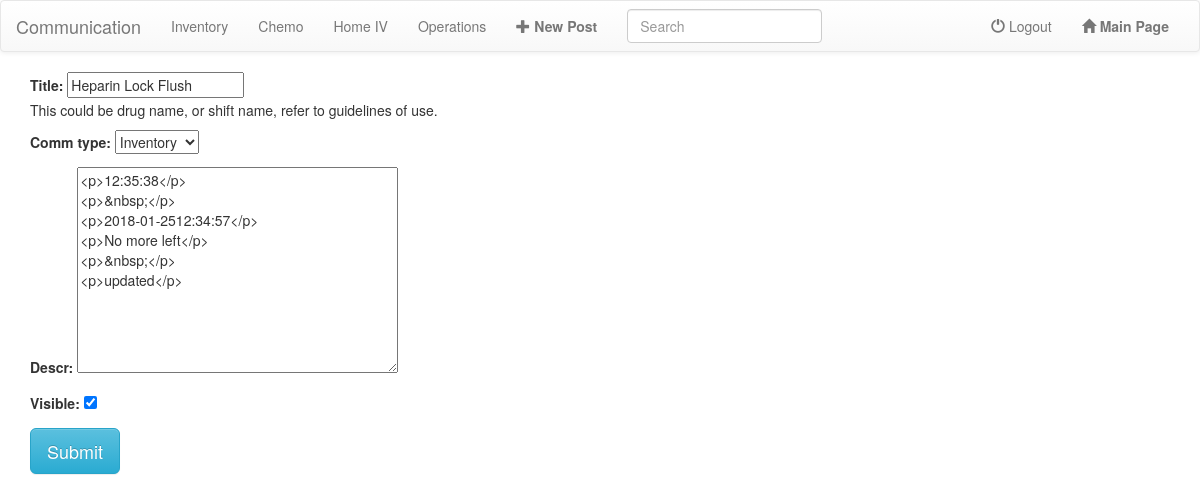
Page /staffcom/detail/23/update (signed in) on the committed database.
### staffcom/models.py (models this page shows, shortened)
class Comm_Item(models.Model):
	comm_types = [('Inventory','Inventory'),('Chemo','Chemo'),('Operation', 'Operation'), ('HomeIV','HOMEIV'),]
	title = models.CharField(max_length = 200, unique = True, help_text = "<br/>This could be drug name, or shift name, refer to guidelines of use.")
	comm_type = models.CharField(max_length=10, choices=comm_types, default = 'OPS')
	descr = HTMLField()
	date = models.DateField(auto_now=True)
	visible = models.BooleanField(default=True)
	created_by = models.ForeignKey(User, default = "", null=True, blank=True)

### staffcom/views.py (the view, shortened to what this page needs)
# urls.py: url(r'^detail/(?P<pk>\d+)/update$', staff_view.UpdatePostView.as_view(), name='update_communication'),
class UpdatePostView(LoginRequiredMixin, UpdateView):
	model = Comm_Item
	fields = ['title', 'comm_type', 'descr', 'visible']
	template_name = 'staffcom/update_post.html'

### staffcom/templates/staffcom/update_post.html (shortened to what this page needs)
{% extends 'staffcom/mainpage.html' %}
{% block content %}
<div class='container'>
	<form action="" method="POST">
	{{ form.as_p }}
	<input class ="btn btn-info btn-lg" type="submit" value="Submit"/>
</div>
{% endblock %}

### rows in the picture
Comm_Item: title "Heparin Lock Flush", comm_type "Inventory", descr "<p>12:35:38</p> <p>&nbsp;</p> <p>2018-01-2512:34:57</p> <p>No more left</p> <p>&nbsp;</p> <p>updated</p>", visible "☑"
